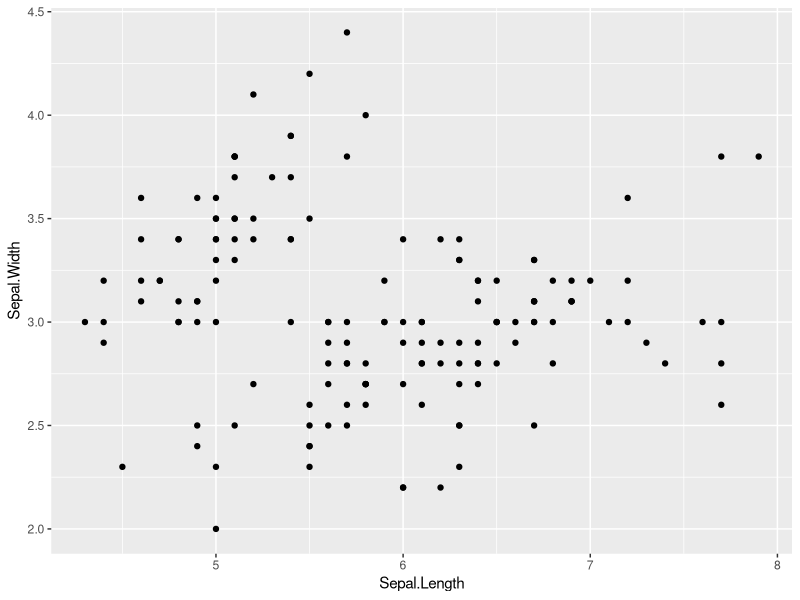
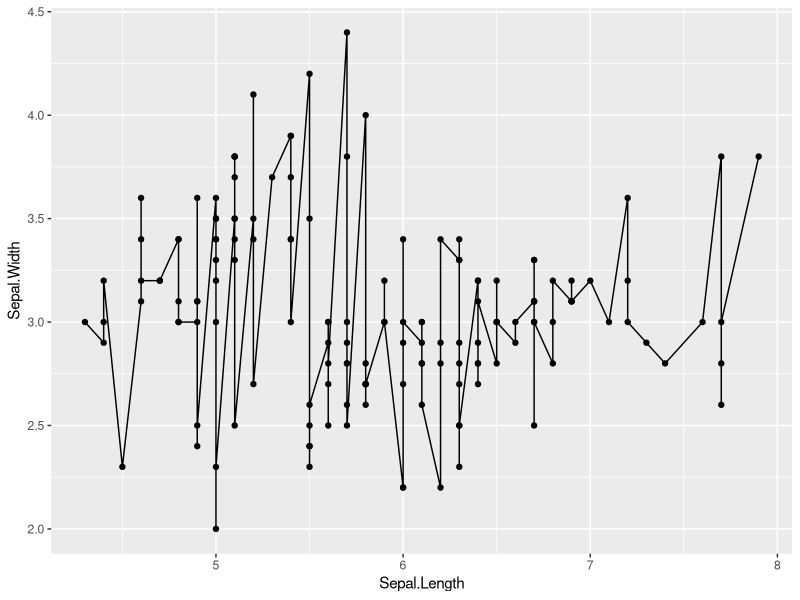

The R script that drew these images, in order:
#script de R subir a github
library(tidyverse)

dt <- iris
ggplot(dt, aes(Sepal.Length, Sepal.Width))+
       geom_point()

ggplot(dt, aes(Sepal.Length, Sepal.Width))+
  geom_point()+
  geom_line()

print("Hello Marina")
